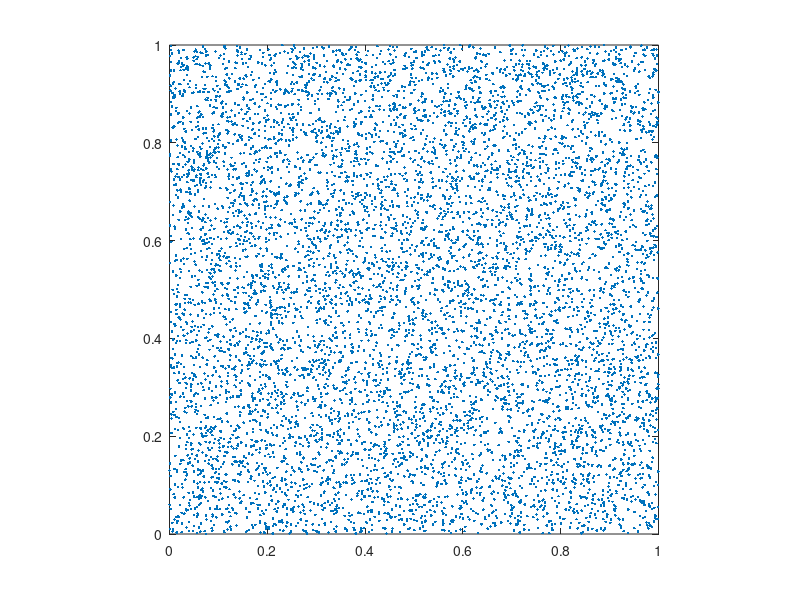

Write the MATLAB code that produced this figure. (Note: this script raises an error after producing the figure.)
%% Basic Settings.
clear;
close all;
warning off;

p = 6;

N_leaf = 256;
tol_hss = 1e-4;

tol_cg = 1e-12;
maxit_cg = 20;

%% Generate points x and omega.
n = 2^p;
nx = n;
ny = n;
N = nx * ny;
M = 2 * N;

xy = rand(M, 2);

fprintf("M: %d, N: %d\n", M, N);

figure();
plot(xy(:, 1), xy(:, 2), "Marker", ".", "LineStyle", "none");
axis equal;
xlim([0, 1]);
ylim([0, 1]);

%% NUDFT2_Matrix.
% A = NUDFT2_2D_Matrix(x, nx, ny);
% kappa_A = cond(A);
% fprintf("cond(A): %.1e\n", kappa_A);

%% NUDFT2.
P = phantom('Modified Shepp-Logan', n);
c_ex = reshape(P, N, []);
f_ex = MY_NUFFT2_2D(c_ex, xy, nx, ny);

% fig used in the paper will be row_proxy_surface_2_6105_3072_544_256

run_INUDFT2_2D_Proxy(...
    xy, n, ...
    N_leaf, tol_hss, ...
    tol_cg, maxit_cg, ...
    c_ex, f_ex);
